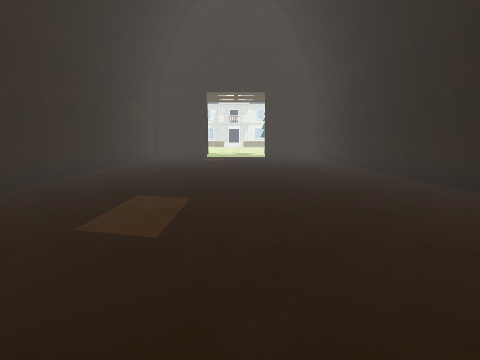
view 1 (above)

12 first-person views from a walk through a Unity game level. The camera is 1.4 m above the floor, tilts 8° down and sees 80° across. The floor is counted in squares, 1 m on a side. Each view is taken from the middle of a square. On the plan, view 1 faces up. The plan holds only what a view shows up to about 14 squares ahead; the rest is blank. The place goes on beyond the plan. Surface patterns are stand-ins for the level's own textures.

view 2
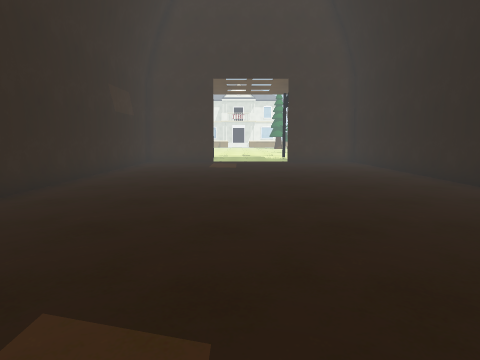

view 3
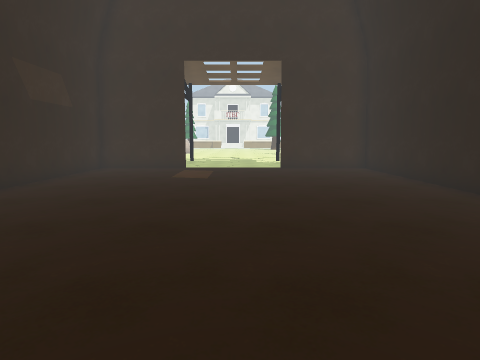

view 4
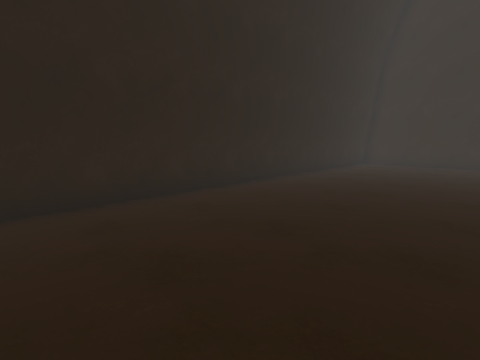

view 5
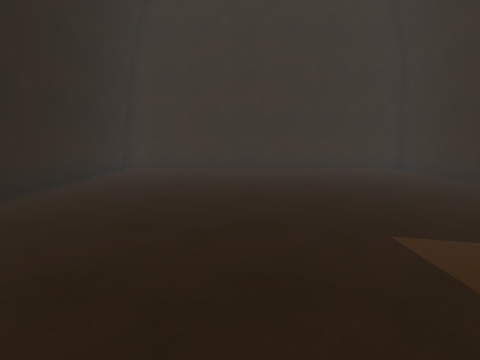

view 6
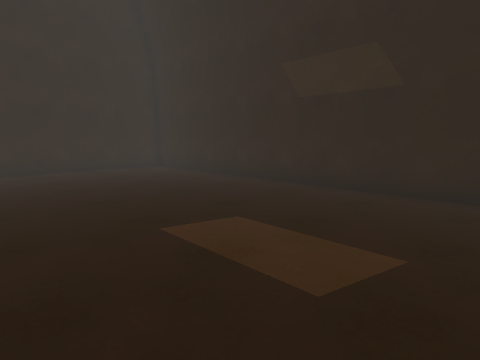

view 7
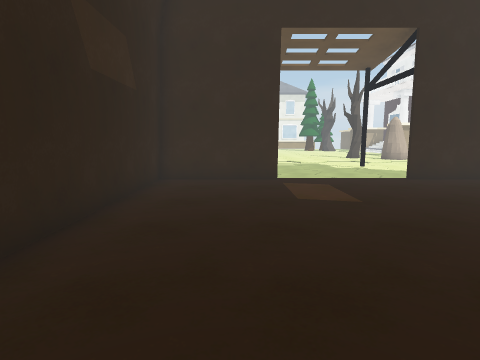

view 8
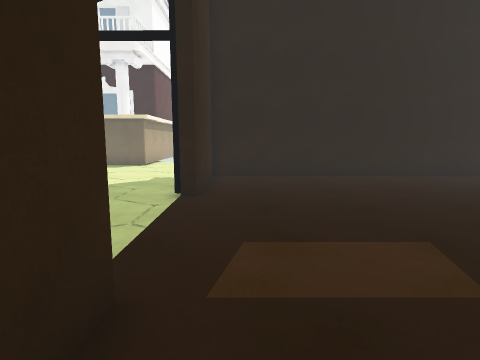

view 9
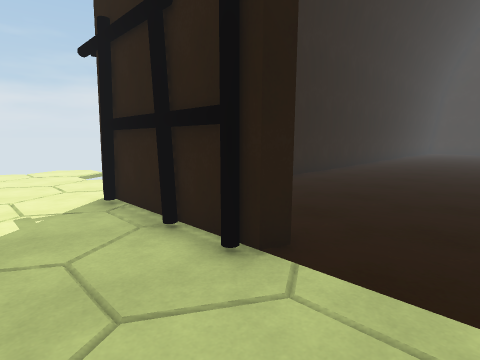

view 10
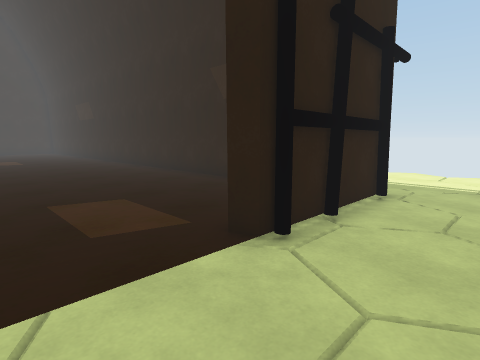

view 11
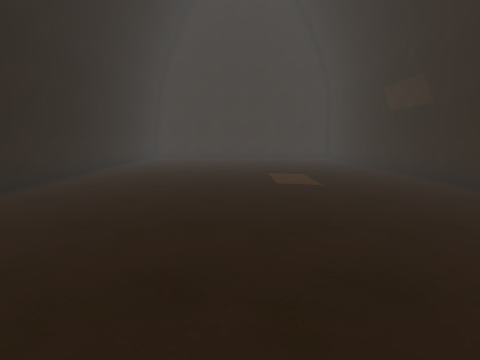

view 12
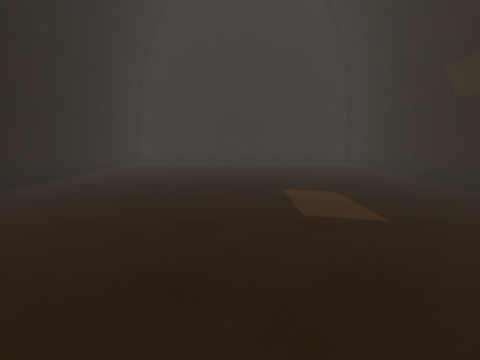

### Floor plan
Points are (right, up) in squares from view 1. A wall is a line through its corners. A room is listed if a view was taken in it or the views show most of it. See-through windows are left out.
Room 1 (views 1, 2, 3, 4, 5, 6, 7, 8, 9, 10, 11, 12)
walls: (6.2, 13.5) (6.2, 23.1) (2, 23.1) (2.2, 23.5); (2.8, 23.5) (4.1, 23.5); (-2.9, 23.5) (-2.7, 23.1) (-6.8, 23.1) (-6.8, -5.9) (6.8, -5.9) (6, 13.7); (2.5, 23.7) (6.4, 23.7); (4.4, 23.5) (6.5, 23.5); (6.4, -5.9) (6.4, 0.6)
ways out: opening at (-2.5, 25.5); opening at (9.5, 25.5)

Positions as (right, up) in squares from view 1, and headings:
1: (0, 0), facing up
2: (-1, 5), facing up
3: (0, 9), facing up
4: (0, 11), facing down-right
5: (1, 8), facing down
6: (1, 8), facing down-left
7: (-4, 13), facing up
8: (-5, 22), facing right
9: (0, 26), facing down-right
10: (0, 26), facing down-left
11: (0, 16), facing down
12: (0, 12), facing down
